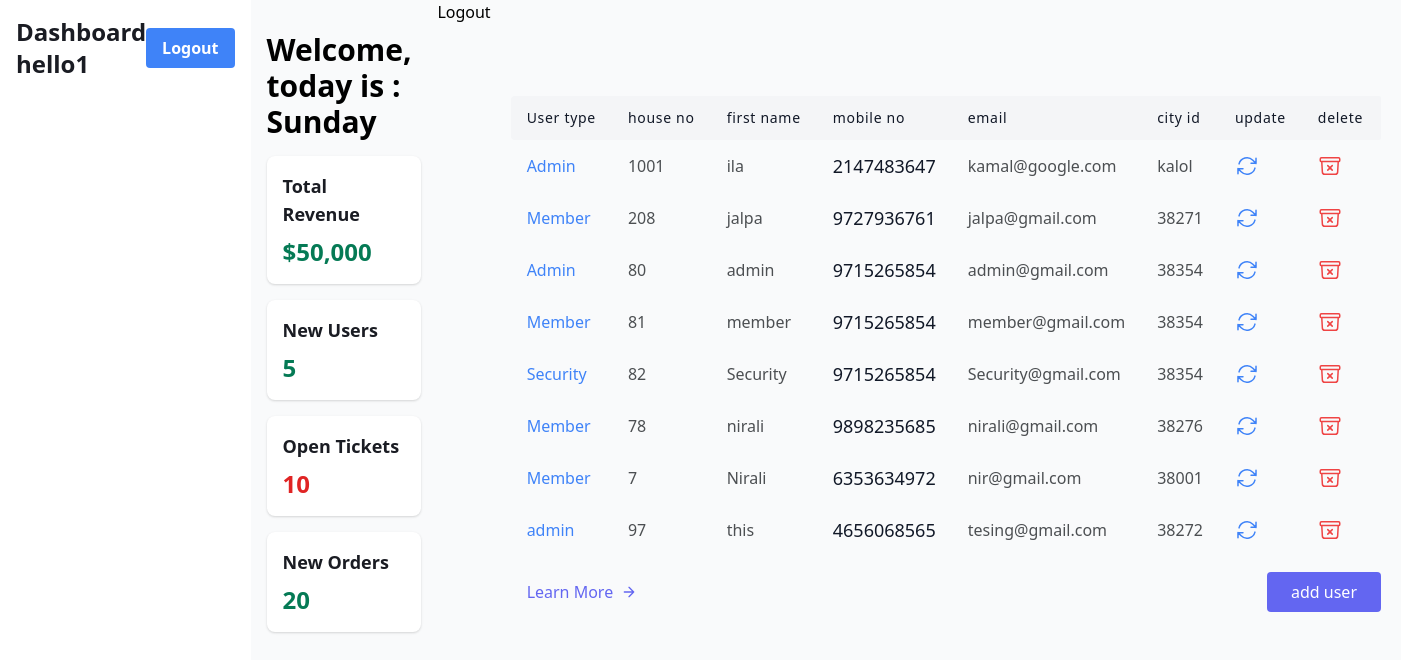
Screenshot of /admin/dashboard.php (signed in) with the database file from the repository.
### tables this page shows
CREATE TABLE `user_master` (
  `User_id` int(4) NOT NULL,
  `User_Type` varchar(8) NOT NULL,
  `House_no` int(3) NOT NULL,
  `User_Fname` varchar(15) NOT NULL,
  `User_Mname` varchar(25) NOT NULL,
  `User_Lname` varchar(15) NOT NULL,
  `User_Mobile_no` bigint(20) DEFAULT NULL,
  `Username` varchar(20) NOT NULL,
  `Passward` varchar(16) NOT NULL,
  `User_Email` varchar(30) NOT NULL,
  `User_Address` varchar(70) NOT NULL,
  `Alternate_Address` varchar(70) NOT NULL,
  `City_Id` varchar(5) NOT NULL,
  `User_Status` int(10) NOT NULL
);

### admin/dashboard.php (the view, shortened to what this page needs)
<?php
require_once '../includes/header.php';
?>
  <body class="bg-gray-100">
    <nav class="bg-white py-4">
      <div class="container mx-auto px-4">
        <div class="flex justify-between items-center">
          <a href="#" class="text-2xl font-bold text-gray-800"> Dashboard hello<?php echo $_SESSION['loggedin']; ?></a>
          <a href="../public/index.php">
          <button class="bg-blue-500 hover:bg-blue-700 text-white font-bold py-2 px-4 rounded">
            Logout
          </button>
          </a>
        </div>
      </div>
    </nav>
    <div class="container mx-auto px-4 mt-8">
      <h1 class="text-3xl font-bold mb-4">Welcome, today is : <?PHP echo date("l"); ?></h1>
      <div class="flex flex-wrap -mx-2">
        <div class="w-full sm:w-1/2 md:w-1/3 lg:w-1/4 px-2 mb-4">
          <div class="bg-white p-4 rounded-lg shadow">
            <h2 class="text-lg font-bold text-gray-800 mb-2">Total Revenue</h2>
            <p class="text-2xl font-bold text-green-600">$50,000</p>
          </div>
        </div>
        <div class="w-full sm:w-1/2 md:w-1/3 lg:w-1/4 px-2 mb-4">
          <div class="bg-white p-4 rounded-lg shadow">
            <h2 class="text-lg font-bold text-gray-800 mb-2">New Users</h2>
            <p class="text-2xl font-bold text-green-600">5</p>
          </div>
        </div>
        <div class="w-full sm:w-1/2 md:w-1/3 lg:w-1/4 px-2 mb-4">
          <div class="bg-white p-4 rounded-lg shadow">
            <h2 class="text-lg font-bold text-gray-800 mb-2">Open Tickets</h2>
            <p class="text-2xl font-bold text-red-600">10</p>
          </div>
        </div>
        <div class="w-full sm:w-1/2 md:w-1/3 lg:w-1/4 px-2 mb-4">
          <div class="bg-white p-4 rounded-lg shadow">
            <h2 class="text-lg font-bold text-gray-800 mb-2">New Orders</h2>
            <p class="text-2xl font-bold text-green-600">20</p>
          </div>
        </div>
      </div>
    </div>
    <a href="/SSHS/public/logout.php" class="btn btn-danger">Logout</a>
    <section class="text-gray-600 body-font">
      <div class="container px-5 py-24 mx-auto">
        <div class="flex flex-col text-center w-full mb-20">
        <div class="lg:w-2/3 w-full mx-auto overflow-auto">
          <?php
          include "../src/config/database.php";
          $sql = "SELECT * FROM user_master";
          $result = mysqli_query($conn,$sql)or die("query error");
          if(mysqli_num_rows($result) > 0) {
          ?>
          <table class="table-auto w-full text-left whitespace-no-wrap">
            <thead>
              <tr>
                <th class="px-4 py-3 title-font tracking-wider font-medium text-gray-900 text-sm bg-gray-100 rounded-tl rounded-bl">User type</th>
                <th class="px-4 py-3 title-font tracking-wider font-medium text-gray-900 text-sm bg-gray-100">house no</th>
                <th class="px-4 py-3 title-font tracking-wider font-medium text-gray-900 text-sm bg-gray-100">first name </th>
                <th class="px-4 py-3 title-font tracking-wider font-medium text-gray-900 text-sm bg-gray-100">mobile no</th>
                <th class="px-4 py-3 title-font tracking-wider font-medium text-gray-900 text-sm bg-gray-100">email</th>
                <th class="px-4 py-3 title-font tracking-wider font-medium text-gray-900 text-sm bg-gray-100">city id</th>
                <th class="px-4 py-3 title-font tracking-wider font-medium text-gray-900 text-sm bg-gray-100">update</th>
                <th class="px-4 py-3 title-font tracking-wider font-medium text-gray-900 text-sm bg-gray-100">delete</th>
                <th class="w-10 title-font tracking-wider font-medium text-gray-900 text-sm bg-gray-100 rounded-tr rounded-br"></th>
              </tr>
            </thead>
            <tbody>
              <?php while($row = mysqli_fetch_assoc($result)) { ?>
              <tr>
                <td class="px-4 text-blue-500 py-3"><?php echo $row['User_Type']; ?></td>
                <td class="px-4 py-3"><?php echo $row['House_no']; ?></td>
                <td class="px-4 py-3"><?php echo $row['User_Fname']; ?></td>
                <td class="px-4 py-3 text-lg text-gray-900"><?php echo $row['User_Mobile_no']; ?></td>
                <td class="px-4 py-3"><?php echo $row['User_Email']; ?></td>
                <td class="px-4 py-3"><?php echo $row["City_Id"]; ?></td>
                <td class="px-4 py-3 text-blue-500">
                </td>
                <td class="px-4 py-3 text-red-500">
                </td>
              </tr>
                <?php } ?>
            </tbody>
          </table>
          <?php }?>
        </div>
        <div class="flex pl-4 mt-4 lg:w-2/3 w-full mx-auto">
          <a class="text-indigo-500 inline-flex items-center md:mb-2 lg:mb-0">Learn More
            <svg fill="none" stroke="currentColor" stroke-linecap="round" stroke-linejoin="round" stroke-width="2" class="w-4 h-4 ml-2" viewBox="0 0 24 24">
              <path d="M5 12h14M12 5l7 7-7 7"></path>
            </svg>
          </a>
          <button type="submit" class="flex ml-auto text-white bg-indigo-500 border-0 py-2 px-6 focus:outline-none hover:bg-indigo-600 rounded">add user</button>
        </div>
      </div>
    </section>
  </body>
</html>

### rows the page displays
user_master: User_Type "Admin", House_no "1001", User_Fname "ila", User_Mobile_no "2147483647", User_Email "kamal@google.com", City_Id "kalol"
user_master: User_Type "Member", House_no "208", User_Fname "jalpa", User_Mobile_no "9727936761", User_Email "jalpa@gmail.com", City_Id "38271"
user_master: User_Type "Admin", House_no "80", User_Fname "admin", User_Mobile_no "9715265854", User_Email "admin@gmail.com", City_Id "38354"
user_master: User_Type "Member", House_no "81", User_Fname "member", User_Mobile_no "9715265854", User_Email "member@gmail.com", City_Id "38354"
user_master: User_Type "Security", House_no "82", User_Fname "Security", User_Mobile_no "9715265854", User_Email "Security@gmail.com", City_Id "38354"
user_master: User_Type "Member", House_no "78", User_Fname "nirali", User_Mobile_no "9898235685", User_Email "nirali@gmail.com", City_Id "38276"
user_master: User_Type "Member", House_no "7", User_Fname "Nirali", User_Mobile_no "6353634972", User_Email "nir@gmail.com", City_Id "38001"
user_master: User_Type "admin", House_no "97", User_Fname "this", User_Mobile_no "4656068565", User_Email "tesing@gmail.com", City_Id "38272"

### other values shown
$_SESSION['loggedin'] "1"
